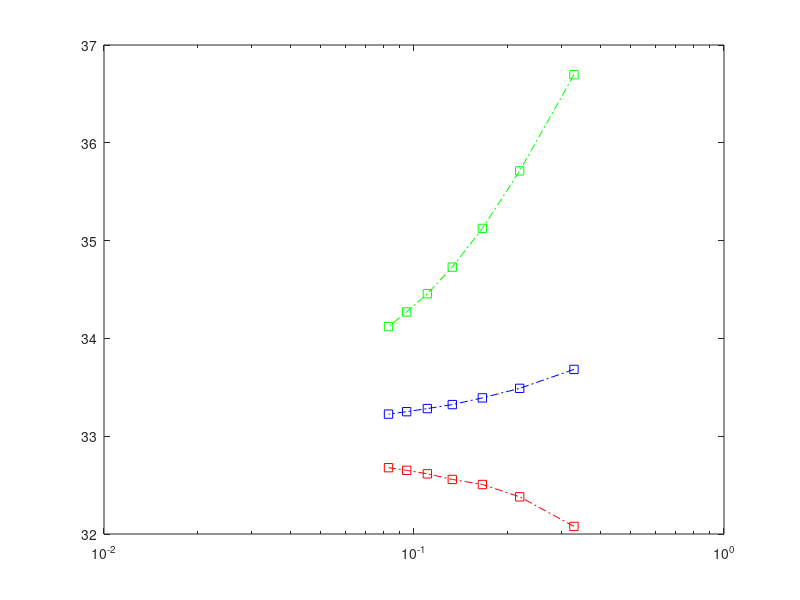

This chart was generated by the following MATLAB code: (Note: this script raises an error after producing the figure.)


load('UndrainedData.mat')

% eSizeAxis = ESIZE(1:i);
figure(99); clf
semilogx(eSizeAxis, Qnodal, 'rs-.', 'DisplayName', 'NS-T3T3')
hold on
plot(eSizeAxis, Qlinear, 'gs-.', 'DisplayName', 'T3T3')
plot(eSizeAxis, Qquad, 'bs-.', 'DisplayName', 'T6T3')
plot(eSizeAxis(NStabilizedNodal), Qnodal(NStabilizedNodal), 'rs','MarkerFaceColor', 'r', 'HandleVisibility', 'off')
plot(eSizeAxis(NStabilizedT3T3), Qlinear(NStabilizedT3T3), 'gs','MarkerFaceColor', 'g', 'HandleVisibility', 'off')
drawnow
xlabel('$h_e$ (m)', 'interpreter', 'latex')
ylabel('Footing resistance (kPa)', 'interpreter', 'latex')

figure(100); clf
semilogx(eSizeAxis, PWnodal, 'rs-.', 'DisplayName', 'NS-T3T3')
hold on
plot(eSizeAxis, PWlinear, 'gs-.', 'DisplayName', 'T3T3')
plot(eSizeAxis, PWquad, 'bs-.', 'DisplayName', 'T6T3')

plot(eSizeAxis(NStabilizedNodal), PWnodal(NStabilizedNodal), 'rs','MarkerFaceColor', 'r', 'HandleVisibility', 'off')
plot(eSizeAxis(NStabilizedT3T3), PWlinear(NStabilizedT3T3), 'gs','MarkerFaceColor', 'g', 'HandleVisibility', 'off')
xlabel('$h_e$ (m)', 'interpreter', 'latex')
ylabel('$p_w$ (kPa)', 'interpreter', 'latex')
drawnow

figure(101); clf
loglog(nDofs, TIMEnodal, 'r*-.', 'DisplayName', 'NS-T3T3')
hold on
plot(nDofs, TIMElinear, 'g*-.', 'DisplayName', 'T3T3')
plot(nDofsquad, TIMEquad, 'b*-.', 'DisplayName', 'T6T3')
drawnow
xlabel('Number of dofs, $n_{dofs}$', 'interpreter', 'latex')
ylabel('Computational cost (s)', 'interpreter', 'latex')
set(gca, 'XScale', 'log')
set(gca, 'YScale', 'log')


figure(102); clf
loglog(nDofs, TIMEnodal./nDofs, 'r*-.', 'DisplayName', 'NS-T3T3')
hold on
plot(nDofs, TIMElinear./nDofs, 'g*-.', 'DisplayName', 'T3T3')
plot(nDofsquad, TIMEquad./nDofsquad, 'b*-.', 'DisplayName', 'T6T3')
drawnow
xlabel('Number of dofs, $n_{dofs}$', 'interpreter', 'latex')
ylabel('Computational cost / $n_{dofs}$ (s)', 'interpreter', 'latex')
set(gca, 'XScale', 'log')
set(gca, 'YScale', 'log')


figure(103); clf
semilogx(nDofs, nZeronodal./nDofs, 'r*-.', 'DisplayName', 'NS-T3T3')
hold on
plot(nDofs, nZerolinear./nDofs, 'g*-.', 'DisplayName', 'T3T3')
plot(nDofsquad, nZeroquad./nDofsquad, 'b*-.', 'DisplayName', 'T6T3')

xlabel('Number of dofs, $n_{dofs}$', 'interpreter', 'latex')
ylabel('$n_{nz}$/ $n_{dofs}$ (s)', 'interpreter', 'latex')


figure(105); clf
plot(abs(Qnodal-Qquad(end)), TIMEnodal, 'r*-.', 'DisplayName', 'NS-T3T3')
hold on
plot(abs(Qlinear-Qquad(end)), TIMElinear, 'g*-.', 'DisplayName', 'T3T3')
plot(abs(Qquad-Qquad(end)), TIMEquad, 'b*-.', 'DisplayName', 'T6T3')
drawnow
xlabel('Number of dofs', 'interpreter', 'latex')
ylabel('Computational cost (s)', 'interpreter', 'latex')
set(gca, 'XScale', 'log')
set(gca, 'YScale', 'log')


for jj = [99, 100, 101, 102, 103]
    figure(jj)
    set(gca, 'FontSize', 15)
    ll = legend();
    set(ll, 'location', 'best', 'interpreter', 'latex')
end

figure(99); drawnow; pause(1); print('Footing-Load-1', '-dpdf')
figure(100); drawnow; pause(1); print('Footing-WP-1', '-dpdf')
figure(101); drawnow; pause(1); print('Footing-Cost-1', '-dpdf')
figure(102); drawnow; pause(1); print('Footing-Velocity-1', '-dpdf')
